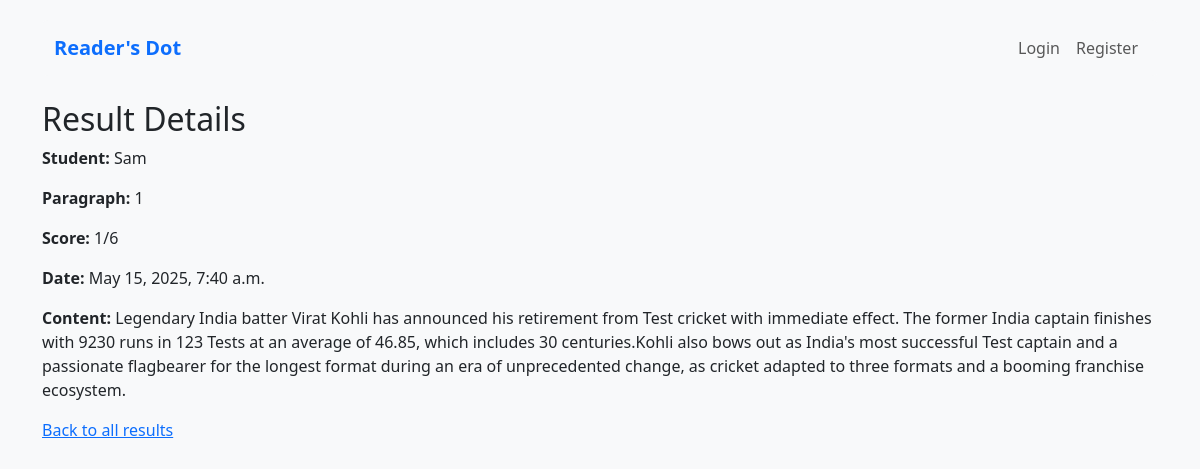
The app's page /results/1/ with its own data.
### core/models.py (models this page shows, shortened)
class StudentResult(models.Model):
    student_name = models.CharField(max_length=100)
    paragraph = models.ForeignKey(Paragraph, on_delete=models.CASCADE)
    score = models.IntegerField(default=0)
    total_questions = models.IntegerField(default=0)
    created_at = models.DateTimeField(auto_now_add=True)

class Paragraph(models.Model):
    content = models.TextField()
    otp = models.CharField(max_length=6, unique=True, blank=True)
    created_at = models.DateTimeField(auto_now_add=True)
    created_by = models.ForeignKey(User, on_delete=models.CASCADE)

### core/views.py (the view)
# urls.py: path('results/<int:result_id>/', views.result_detail, name='result_detail'),
def result_detail(request, result_id):
    result = get_object_or_404(StudentResult, id=result_id)
    return render(request, 'core/result_detail.html', {'result': result})

### core/templates/core/result_detail.html (shortened to what this page needs)
{% extends "core/base.html" %}
{% block content %}
<h2>Result Details</h2>
<div class="result-details">
    <p><strong>Student:</strong> {{ result.student_name }}</p>
    <p><strong>Paragraph:</strong> {{ result.paragraph.id }}</p>
    <p><strong>Score:</strong> {{ result.score }}/{{ result.total_questions }}</p>
    <p><strong>Date:</strong> {{ result.created_at }}</p>
    <p><strong>Content:</strong> {{ result.paragraph.content }}</p>
</div>
<a href="{% url 'view_results' %}">Back to all results</a>
{% endblock %}

### core/templates/core/base.html (style rules this page uses)
body { background-color: #f8f9fa; padding-top: 20px; }

### records on screen
StudentResult: student_name "Sam", paragraph.id "1", score "1", total_questions "6", created_at "May 15, 2025, 7:40 a.m.", paragraph.content "Legendary India batter Virat Kohli has announced his retirement from Test cricket with immediate effect. The former India captain finishes with 9230 runs in 123 Tests at an average of 46.85, which includes 30 centuries.Kohli also bows out as India's most successful Test captain and a passionate flagbearer for the longest format during an era of unprecedented change, as cricket adapted to three formats and a booming franchise ecosystem."
